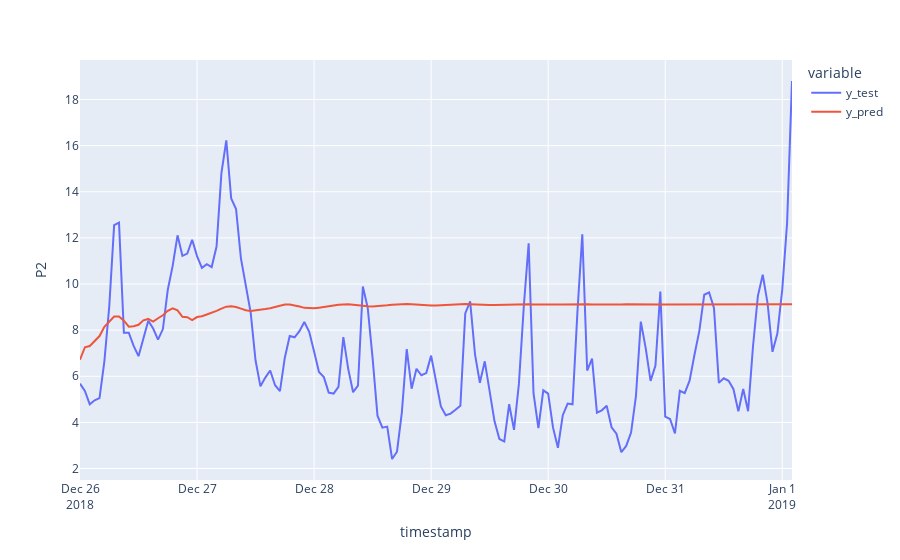

The cell this chart's notebook holds for it:
### Markdown cell above
**Task 3.3.16:** Create a time series plot for the values in `test_predictions` using plotly express. Be sure that the y-axis is properly labeled as `"P2"`.

- [<span id='technique'>Create a line plot in <span id='tool'>plotly express.](../%40textbook/07-visualization-pandas.ipynb#Line-Plots)

### Code cell
fig = px.line(df_pred_test, labels={"value": "P2"})
fig.show()

### Figure 1 — Plotly figure (JSON) as saved in the notebook; plotly's stock layout.template omitted (floating-point values rounded to 4 significant figures; data arrays with more than 128 entries replaced by an {"elided": "..."} marker saying what was removed)
{"data": [{"hovertemplate": "variable=y_test<br>timestamp=%{x}<br>P2=%{y}<extra></extra>", "legendgroup": "y_test", "line": {"color": "#636efa", "dash": "solid"}, "marker": {"symbol": "circle"}, "mode": "lines", "name": "y_test", "orientation": "v", "showlegend": true, "type": "scatter", "x": {"elided": "147 str values"}, "xaxis": "x", "y": {"elided": "147 float values"}, "yaxis": "y"}, {"hovertemplate": "variable=y_pred<br>timestamp=%{x}<br>P2=%{y}<extra></extra>", "legendgroup": "y_pred", "line": {"color": "#EF553B", "dash": "solid"}, "marker": {"symbol": "circle"}, "mode": "lines", "name": "y_pred", "orientation": "v", "showlegend": true, "type": "scatter", "x": {"elided": "147 str values"}, "xaxis": "x", "y": {"elided": "147 float values"}, "yaxis": "y"}], "layout": {"autosize": true, "legend": {"title": {"text": "variable"}, "tracegroupgap": 0}, "margin": {"t": 60}, "xaxis": {"anchor": "y", "autorange": true, "domain": [0, 1], "range": ["2018-12-26", "2019-01-01 02:00"], "title": {"text": "timestamp"}, "type": "date"}, "yaxis": {"anchor": "x", "autorange": true, "domain": [0, 1], "range": [1.502, 19.71], "title": {"text": "P2"}, "type": "linear"}}}
